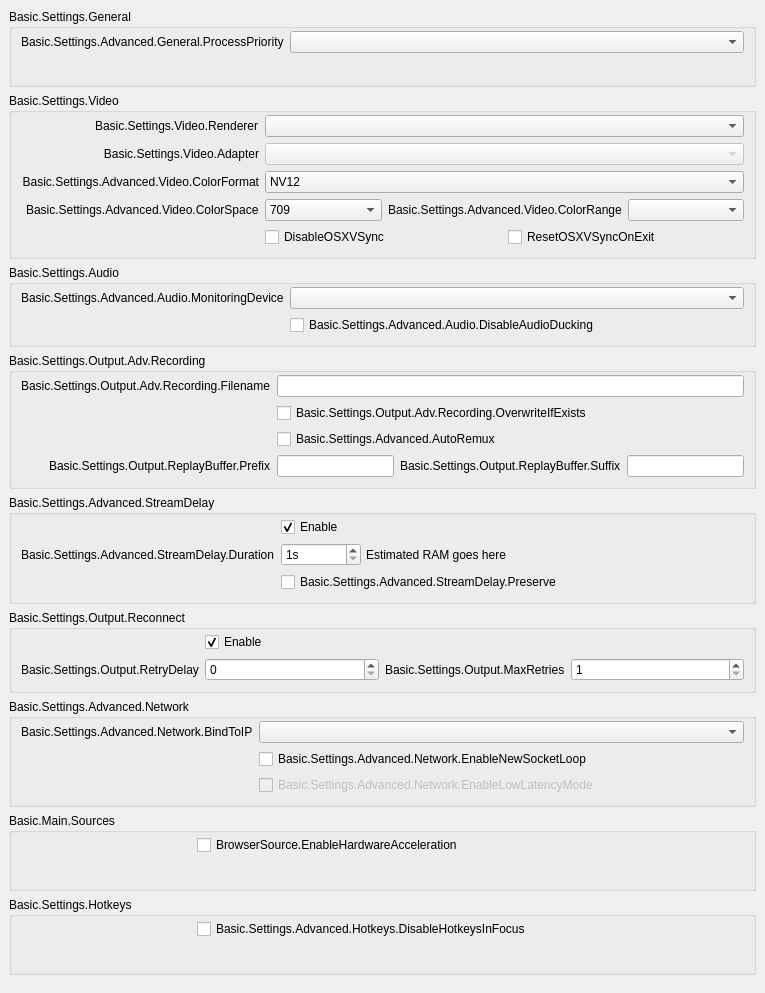
           <widget class="QWidget" name="scrollAreaWidgetContents">
            <property name="geometry">
             <rect>
              <x>0</x>
              <y>0</y>
              <width>765</width>
              <height>993</height>
             </rect>
            </property>
            <layout class="QVBoxLayout" name="verticalLayout_23">
             <property name="leftMargin">
              <number>0</number>
             </property>
             <property name="topMargin">
              <number>0</number>
             </property>
             <property name="rightMargin">
              <number>0</number>
             </property>
             <property name="bottomMargin">
              <number>9</number>
             </property>
             <item>
              <widget class="QWidget" name="widget_11" native="true">
               <layout class="QVBoxLayout" name="verticalLayout_24">
                <item>
                 <widget class="QGroupBox" name="advancedGeneralGroupBox">
                  <property name="title">
                   <string>Basic.Settings.General</string>
                  </property>
                  <layout class="QFormLayout" name="formLayout_22">
                   <property name="fieldGrowthPolicy">
                    <enum>QFormLayout::AllNonFixedFieldsGrow</enum>
                   </property>
                   <property name="labelAlignment">
                    <set>Qt::AlignRight|Qt::AlignTrailing|Qt::AlignVCenter</set>
                   </property>
                   <property name="topMargin">
                    <number>2</number>
                   </property>
                   <item row="0" column="0">
                    <widget class="QLabel" name="processPriorityLabel">
                     <property name="text">
                      <string>Basic.Settings.Advanced.General.ProcessPriority</string>
                     </property>
                     <property name="buddy">
                      <cstring>processPriority</cstring>
                     </property>
                    </widget>
                   </item>
                   <item row="0" column="1">
                    <widget class="QComboBox" name="processPriority"/>
                   </item>
                   <item row="1" column="0">
                    <spacer name="horizontalSpacer_13">
                     <property name="orientation">
                      <enum>Qt::Horizontal</enum>
                     </property>
                     <property name="sizeHint" stdset="0">
                      <size>
                       <width>170</width>
                       <height>0</height>
                      </size>
                     </property>
                    </spacer>
                   </item>
                  </layout>
                 </widget>
                </item>
                <item>
                 <widget class="QGroupBox" name="advancedVideoContainer">
                  <property name="title">
                   <string>Basic.Settings.Video</string>
                  </property>
                  <layout class="QFormLayout" name="formLayout_14">
                   <property name="fieldGrowthPolicy">
                    <enum>QFormLayout::AllNonFixedFieldsGrow</enum>
                   </property>
                   <property name="labelAlignment">
                    <set>Qt::AlignRight|Qt::AlignTrailing|Qt::AlignVCenter</set>
                   </property>
                   <property name="topMargin">
                    <number>2</number>
                   </property>
                   <item row="0" column="0">
                    <widget class="QLabel" name="rendererLabel">
                     <property name="text">
                      <string>Basic.Settings.Video.Renderer</string>
                     </property>
                     <property name="buddy">
                      <cstring>renderer</cstring>
                     </property>
                    </widget>
                   </item>
                   <item row="0" column="1">
                    <widget class="QComboBox" name="renderer">
                     <property name="currentText">
                      <string notr="true"/>
                     </property>
                    </widget>
                   </item>
                   <item row="1" column="0">
                    <widget class="QLabel" name="adapterLabel">
                     <property name="text">
                      <string>Basic.Settings.Video.Adapter</string>
                     </property>
                     <property name="alignment">
                      <set>Qt::AlignRight|Qt::AlignTrailing|Qt::AlignVCenter</set>
                     </property>
                     <property name="buddy">
                      <cstring>adapter</cstring>
                     </property>
                    </widget>
                   </item>
                   <item row="1" column="1">
                    <widget class="QComboBox" name="adapter">
                     <property name="enabled">
                      <bool>false</bool>
                     </property>
                     <property name="currentText">
                      <string notr="true"/>
                     </property>
                    </widget>
                   </item>
                   <item row="2" column="0">
                    <widget class="QLabel" name="label_30">
                     <property name="minimumSize">
                      <size>
                       <width>0</width>
                       <height>0</height>
                      </size>
                     </property>
                     <property name="text">
                      <string>Basic.Settings.Advanced.Video.ColorFormat</string>
                     </property>
                     <property name="alignment">
                      <set>Qt::AlignRight|Qt::AlignTrailing|Qt::AlignVCenter</set>
                     </property>
                     <property name="buddy">
                      <cstring>colorFormat</cstring>
                     </property>
                    </widget>
                   </item>
                   <item row="2" column="1">
                    <widget class="QComboBox" name="colorFormat">
                     <item>
                      <property name="text">
                       <string notr="true">NV12</string>
                      </property>
                     </item>
                     <item>
                      <property name="text">
                       <string notr="true">I420</string>
                      </property>
                     </item>
                     <item>
                      <property name="text">
                       <string>I444</string>
                      </property>
                     </item>
                     <item>
                      <property name="text">
                       <string notr="true">RGB</string>
                      </property>
                     </item>
                    </widget>
                   </item>
                   <item row="4" column="1">
                    <layout class="QHBoxLayout" name="horizontalLayout_18">
                     <property name="leftMargin">
                      <number>0</number>
                     </property>
                     <property name="topMargin">
                      <number>0</number>
                     </property>
                     <property name="rightMargin">
                      <number>0</number>
                     </property>
                     <property name="bottomMargin">
                      <number>0</number>
                     </property>
                     <item>
                      <widget class="QCheckBox" name="disableOSXVSync">
                       <property name="text">
                        <string>DisableOSXVSync</string>
                       </property>
                      </widget>
                     </item>
                     <item>
                      <widget class="QCheckBox" name="resetOSXVSync">
                       <property name="text">
                        <string>ResetOSXVSyncOnExit</string>
                       </property>
                      </widget>
                     </item>
                    </layout>
                   </item>
                   <item row="3" column="1">
                    <layout class="QHBoxLayout" name="horizontalLayout_20">
                     <property name="leftMargin">
                      <number>0</number>
                     </property>
                     <property name="topMargin">
                      <number>0</number>
                     </property>
                     <property name="rightMargin">
                      <number>0</number>
                     </property>
                     <property name="bottomMargin">
                      <number>0</number>
                     </property>
                     <item>
                      <widget class="QComboBox" name="colorSpace">
                       <item>
                        <property name="text">
                         <string notr="true">709</string>
                        </property>
                       </item>
                       <item>
                        <property name="text">
                         <string notr="true">601</string>
                        </property>
                       </item>
                      </widget>
                     </item>
                     <item>
                      <widget class="QLabel" name="label_34">
                       <property name="sizePolicy">
                        <sizepolicy hsizetype="Maximum" vsizetype="Preferred">
                         <horstretch>0</horstretch>
                         <verstretch>0</verstretch>
                        </sizepolicy>
                       </property>
                       <property name="text">
                        <string>Basic.Settings.Advanced.Video.ColorRange</string>
                       </property>
                       <property name="buddy">
                        <cstring>colorRange</cstring>
                       </property>
                      </widget>
                     </item>
                     <item>
                      <widget class="QComboBox" name="colorRange"/>
                     </item>
                    </layout>
                   </item>
                   <item row="3" column="0">
                    <widget class="QLabel" name="label_33">
                     <property name="text">
                      <string>Basic.Settings.Advanced.Video.ColorSpace</string>
                     </property>
                     <property name="buddy">
                      <cstring>colorSpace</cstring>
                     </property>
                    </widget>
                   </item>
                   <item row="4" column="0">
                    <spacer name="horizontalSpacer_12">
                     <property name="orientation">
                      <enum>Qt::Horizontal</enum>
                     </property>
                     <property name="sizeHint" stdset="0">
                      <size>
                       <width>170</width>
                       <height>20</height>
                      </size>
                     </property>
                    </spacer>
                   </item>
                  </layout>
                 </widget>
                </item>
                <item>
                 <widget class="QGroupBox" name="advAudioGroupBox">
                  <property name="title">
                   <string>Basic.Settings.Audio</string>
                  </property>
                  <layout class="QFormLayout" name="formLayout_27">
                   <property name="fieldGrowthPolicy">
                    <enum>QFormLayout::AllNonFixedFieldsGrow</enum>
                   </property>
                   <property name="labelAlignment">
                    <set>Qt::AlignRight|Qt::AlignTrailing|Qt::AlignVCenter</set>
                   </property>
                   <property name="topMargin">
                    <number>2</number>
                   </property>
                   <item row="0" column="0">
                    <widget class="QLabel" name="monitoringDeviceLabel">
                     <property name="text">
                      <string>Basic.Settings.Advanced.Audio.MonitoringDevice</string>
                     </property>
                     <property name="buddy">
                      <cstring>monitoringDevice</cstring>
                     </property>
                    </widget>
                   </item>
                   <item row="0" column="1">
                    <widget class="QComboBox" name="monitoringDevice"/>
                   </item>
                   <item row="1" column="1">
                    <widget class="QCheckBox" name="disableAudioDucking">
                     <property name="text">
                      <string>Basic.Settings.Advanced.Audio.DisableAudioDucking</string>
                     </property>
                    </widget>
                   </item>
                   <item row="1" column="0">
                    <spacer name="horizontalSpacer_11">
                     <property name="orientation">
                      <enum>Qt::Horizontal</enum>
                     </property>
                     <property name="sizeHint" stdset="0">
                      <size>
                       <width>170</width>
                       <height>20</height>
                      </size>
                     </property>
                    </spacer>
                   </item>
                  </layout>
                 </widget>
                </item>
                <item>
                 <widget class="QGroupBox" name="groupBox_6">
                  <property name="title">
                   <string>Basic.Settings.Output.Adv.Recording</string>
                  </property>
                  <layout class="QFormLayout" name="formLayout_17">
                   <property name="fieldGrowthPolicy">
                    <enum>QFormLayout::AllNonFixedFieldsGrow</enum>
                   </property>
                   <property name="labelAlignment">
                    <set>Qt::AlignRight|Qt::AlignTrailing|Qt::AlignVCenter</set>
                   </property>
                   <property name="topMargin">
                    <number>2</number>
                   </property>
                   <item row="0" column="0">
                    <widget class="QLabel" name="label_7">
                     <property name="text">
                      <string>Basic.Settings.Output.Adv.Recording.Filename</string>
                     </property>
                     <property name="buddy">
                      <cstring>filenameFormatting</cstring>
                     </property>
                    </widget>
                   </item>
                   <item row="0" column="1">
                    <widget class="QLineEdit" name="filenameFormatting"/>
                   </item>
                   <item row="1" column="1">
                    <widget class="QCheckBox" name="overwriteIfExists">
                     <property name="text">
                      <string>Basic.Settings.Output.Adv.Recording.OverwriteIfExists</string>
                     </property>
                    </widget>
                   </item>
                   <item row="3" column="1">
                    <layout class="QHBoxLayout" name="horizontalLayout_14">
                     <property name="leftMargin">
                      <number>0</number>
                     </property>
                     <property name="topMargin">
                      <number>0</number>
                     </property>
                     <property name="rightMargin">
                      <number>0</number>
                     </property>
                     <property name="bottomMargin">
                      <number>0</number>
                     </property>
                     <item>
                      <widget class="QLineEdit" name="simpleRBPrefix"/>
                     </item>
                     <item>
                      <widget class="QLabel" name="label_58">
                       <property name="text">
                        <string>Basic.Settings.Output.ReplayBuffer.Suffix</string>
                       </property>
                       <property name="buddy">
                        <cstring>simpleRBSuffix</cstring>
                       </property>
                      </widget>
                     </item>
                     <item>
                      <widget class="QLineEdit" name="simpleRBSuffix"/>
                     </item>
                    </layout>
                   </item>
                   <item row="3" column="0">
                    <widget class="QLabel" name="label_57">
                     <property name="text">
                      <string>Basic.Settings.Output.ReplayBuffer.Prefix</string>
                     </property>
                     <property name="buddy">
                      <cstring>simpleRBPrefix</cstring>
                     </property>
                    </widget>
                   </item>
                   <item row="1" column="0">
                    <spacer name="horizontalSpacer_10">
                     <property name="orientation">
                      <enum>Qt::Horizontal</enum>
                     </property>
                     <property name="sizeHint" stdset="0">
                      <size>
                       <width>170</width>
                       <height>20</height>
                      </size>
                     </property>
                    </spacer>
                   </item>
                   <item row="2" column="1">
                    <widget class="QCheckBox" name="autoRemux">
                     <property name="text">
                      <string>Basic.Settings.Advanced.AutoRemux</string>
                     </property>
                    </widget>
                   </item>
                   <item row="2" column="0">
                    <spacer name="horizontalSpacer_16">
                     <property name="orientation">
                      <enum>Qt::Horizontal</enum>
                     </property>
                     <property name="sizeHint" stdset="0">
                      <size>
                       <width>40</width>
                       <height>20</height>
                      </size>
                     </property>
                    </spacer>
                   </item>
                  </layout>
                 </widget>
                </item>
                <item>
                 <widget class="QGroupBox" name="groupBox_5">
                  <property name="title">
                   <string>Basic.Settings.Advanced.StreamDelay</string>
                  </property>
                  <layout class="QFormLayout" name="formLayout_18">
                   <property name="fieldGrowthPolicy">
                    <enum>QFormLayout::AllNonFixedFieldsGrow</enum>
                   </property>
                   <property name="labelAlignment">
                    <set>Qt::AlignRight|Qt::AlignTrailing|Qt::AlignVCenter</set>
                   </property>
                   <property name="topMargin">
                    <number>2</number>
                   </property>
                   <item row="1" column="0">
                    <widget class="QLabel" name="label_56">
                     <property name="text">
                      <string>Basic.Settings.Advanced.StreamDelay.Duration</string>
                     </property>
                     <property name="buddy">
                      <cstring>streamDelaySec</cstring>
                     </property>
                    </widget>
                   </item>
                   <item row="1" column="1">
                    <widget class="QWidget" name="widget_12" native="true">
                     <property name="enabled">
                      <bool>true</bool>
                     </property>
                     <layout class="QHBoxLayout" name="horizontalLayout_13">
                      <property name="spacing">
                       <number>5</number>
                      </property>
                      <property name="leftMargin">
                       <number>0</number>
                      </property>
                      <property name="topMargin">
                       <number>0</number>
                      </property>
                      <property name="rightMargin">
                       <number>0</number>
                      </property>
                      <property name="bottomMargin">
                       <number>0</number>
                      </property>
                      <item>
                       <widget class="QSpinBox" name="streamDelaySec">
                        <property name="enabled">
                         <bool>true</bool>
                        </property>
                        <property name="sizePolicy">
                         <sizepolicy hsizetype="Maximum" vsizetype="Fixed">
                          <horstretch>0</horstretch>
                          <verstretch>0</verstretch>
                         </sizepolicy>
                        </property>
                        <property name="minimumSize">
                         <size>
                          <width>80</width>
                          <height>0</height>
                         </size>
                        </property>
                        <property name="suffix">
                         <string notr="true">s</string>
                        </property>
                        <property name="minimum">
                         <number>1</number>
                        </property>
                        <property name="maximum">
                         <number>1800</number>
                        </property>
                       </widget>
                      </item>
                      <item>
                       <widget class="QLabel" name="streamDelayInfo">
                        <property name="text">
                         <string notr="true">Estimated RAM goes here</string>
                        </property>
                       </widget>
                      </item>
                     </layout>
                    </widget>
                   </item>
                   <item row="2" column="1">
                    <widget class="QCheckBox" name="streamDelayPreserve">
                     <property name="text">
                      <string>Basic.Settings.Advanced.StreamDelay.Preserve</string>
                     </property>
                    </widget>
                   </item>
                   <item row="0" column="1">
                    <widget class="QCheckBox" name="streamDelayEnable">
                     <property name="text">
                      <string>Enable</string>
                     </property>
                     <property name="checked">
                      <bool>true</bool>
                     </property>
                    </widget>
                   </item>
                   <item row="2" column="0">
                    <spacer name="horizontalSpacer_9">
                     <property name="orientation">
                      <enum>Qt::Horizontal</enum>
                     </property>
                     <property name="sizeHint" stdset="0">
                      <size>
                       <width>170</width>
                       <height>20</height>
                      </size>
                     </property>
                    </spacer>
                   </item>
                  </layout>
                 </widget>
                </item>
                <item>
                 <widget class="QGroupBox" name="groupBox_7">
                  <property name="title">
                   <string>Basic.Settings.Output.Reconnect</string>
                  </property>
                  <layout class="QFormLayout" name="formLayout_19">
                   <property name="fieldGrowthPolicy">
                    <enum>QFormLayout::AllNonFixedFieldsGrow</enum>
                   </property>
                   <property name="labelAlignment">
                    <set>Qt::AlignRight|Qt::AlignTrailing|Qt::AlignVCenter</set>
                   </property>
                   <property name="topMargin">
                    <number>2</number>
                   </property>
                   <item row="0" column="1">
                    <widget class="QCheckBox" name="reconnectEnable">
                     <property name="text">
                      <string>Enable</string>
                     </property>
                     <property name="checked">
                      <bool>true</bool>
                     </property>
                    </widget>
                   </item>
                   <item row="1" column="1">
                    <layout class="QHBoxLayout" name="horizontalLayout_19">
                     <property name="leftMargin">
                      <number>0</number>
                     </property>
                     <property name="topMargin">
                      <number>0</number>
                     </property>
                     <property name="rightMargin">
                      <number>0</number>
                     </property>
                     <property name="bottomMargin">
                      <number>0</number>
                     </property>
                     <item>
                      <widget class="QSpinBox" name="reconnectRetryDelay">
                       <property name="maximum">
                        <number>30</number>
                       </property>
                      </widget>
                     </item>
                     <item>
                      <widget class="QLabel" name="label_22">
                       <property name="sizePolicy">
                        <sizepolicy hsizetype="Maximum" vsizetype="Preferred">
                         <horstretch>0</horstretch>
                         <verstretch>0</verstretch>
                        </sizepolicy>
                       </property>
                       <property name="text">
                        <string>Basic.Settings.Output.MaxRetries</string>
                       </property>
                       <property name="buddy">
                        <cstring>reconnectMaxRetries</cstring>
                       </property>
                      </widget>
                     </item>
                     <item>
                      <widget class="QSpinBox" name="reconnectMaxRetries">
                       <property name="minimum">
                        <number>1</number>
                       </property>
                       <property name="maximum">
                        <number>10000</number>
                       </property>
                      </widget>
                     </item>
                    </layout>
                   </item>
                   <item row="1" column="0">
                    <widget class="QLabel" name="label_17">
                     <property name="text">
                      <string>Basic.Settings.Output.RetryDelay</string>
                     </property>
                     <property name="buddy">
                      <cstring>reconnectRetryDelay</cstring>
                     </property>
                    </widget>
                   </item>
                   <item row="0" column="0">
                    <spacer name="horizontalSpacer_8">
                     <property name="orientation">
                      <enum>Qt::Horizontal</enum>
                     </property>
                     <property name="sizeHint" stdset="0">
                      <size>
                       <width>170</width>
                       <height>20</height>
                      </size>
                     </property>
                    </spacer>
                   </item>
                  </layout>
                 </widget>
                </item>
                <item>
                 <widget class="QGroupBox" name="advNetworkGroupBox">
                  <property name="title">
                   <string>Basic.Settings.Advanced.Network</string>
                  </property>
                  <layout class="QFormLayout" name="formLayout_23">
                   <property name="fieldGrowthPolicy">
                    <enum>QFormLayout::AllNonFixedFieldsGrow</enum>
                   </property>
                   <property name="labelAlignment">
                    <set>Qt::AlignRight|Qt::AlignTrailing|Qt::AlignVCenter</set>
                   </property>
                   <property name="topMargin">
                    <number>2</number>
                   </property>
                   <item row="0" column="0">
                    <widget class="QLabel" name="label_27">
                     <property name="text">
                      <string>Basic.Settings.Advanced.Network.BindToIP</string>
                     </property>
                     <property name="buddy">
                      <cstring>bindToIP</cstring>
                     </property>
                    </widget>
                   </item>
                   <item row="0" column="1">
                    <widget class="QComboBox" name="bindToIP"/>
                   </item>
                   <item row="1" column="1">
                    <widget class="QCheckBox" name="enableNewSocketLoop">
                     <property name="text">
                      <string>Basic.Settings.Advanced.Network.EnableNewSocketLoop</string>
                     </property>
                    </widget>
                   </item>
                   <item row="2" column="1">
                    <widget class="QCheckBox" name="enableLowLatencyMode">
                     <property name="enabled">
                      <bool>false</bool>
                     </property>
                     <property name="text">
                      <string>Basic.Settings.Advanced.Network.EnableLowLatencyMode</string>
                     </property>
                    </widget>
                   </item>
                   <item row="1" column="0">
                    <spacer name="horizontalSpacer_7">
                     <property name="orientation">
                      <enum>Qt::Horizontal</enum>
                     </property>
                     <property name="sizeHint" stdset="0">
                      <size>
                       <width>170</width>
                       <height>20</height>
                      </size>
                     </property>
                    </spacer>
                   </item>
                  </layout>
                 </widget>
                </item>
                <item>
                 <widget class="QGroupBox" name="sourcesGroup">
                  <property name="title">
                   <string>Basic.Main.Sources</string>
                  </property>
                  <layout class="QFormLayout" name="formLayout_34">
                   <property name="topMargin">
                    <number>2</number>
                   </property>
                   <item row="0" column="0">
                    <spacer name="horizontalSpacer_15">
                     <property name="orientation">
                      <enum>Qt::Horizontal</enum>
                     </property>
                     <property name="sizeHint" stdset="0">
                      <size>
                       <width>170</width>
                       <height>20</height>
                      </size>
                     </property>
                    </spacer>
                   </item>
                   <item row="0" column="1">
                    <widget class="QCheckBox" name="browserHWAccel">
                     <property name="text">
                      <string>BrowserSource.EnableHardwareAcceleration</string>
                     </property>
                    </widget>
                   </item>
                  </layout>
                 </widget>
                </item>
                <item>
                 <widget class="QGroupBox" name="groupBox_17">
                  <property name="title">
                   <string>Basic.Settings.Hotkeys</string>
                  </property>
                  <layout class="QFormLayout" name="formLayout_33">
                   <property name="topMargin">
                    <number>2</number>
                   </property>
                   <item row="0" column="1">
                    <widget class="QCheckBox" name="disableFocusHotkeys">
                     <property name="text">
                      <string>Basic.Settings.Advanced.Hotkeys.DisableHotkeysInFocus</string>
                     </property>
                    </widget>
                   </item>
                   <item row="0" column="0">
                    <spacer name="horizontalSpacer_14">
                     <property name="orientation">
                      <enum>Qt::Horizontal</enum>
                     </property>
                     <property name="sizeHint" stdset="0">
                      <size>
                       <width>170</width>
                       <height>20</height>
                      </size>
                     </property>
                    </spacer>
                   </item>
                  </layout>
                 </widget>
                </item>
               </layout>
              </widget>
             </item>
            </layout>
           </widget>
